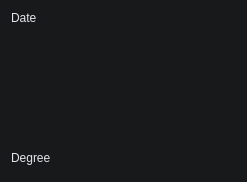
<?xml version="1.0" encoding="UTF-8"?>
<ui version="4.0">
 <class>WeatherItem</class>
 <widget class="QWidget" name="WeatherItem">
  <property name="geometry">
   <rect>
    <x>0</x>
    <y>0</y>
    <width>247</width>
    <height>182</height>
   </rect>
  </property>
  <property name="windowTitle">
   <string>Form</string>
  </property>
  <property name="styleSheet">
   <string notr="true">background-color: rgb(24, 25, 26);</string>
  </property>
  <layout class="QVBoxLayout" name="verLayout" stretch="1">
   <item>
    <layout class="QVBoxLayout" name="day_vlayout" stretch="0,4,1">
     <item>
      <widget class="QLabel" name="day_date">
       <property name="styleSheet">
        <string notr="true">color: rgb(228, 230, 235);</string>
       </property>
       <property name="text">
        <string>Date</string>
       </property>
      </widget>
     </item>
     <item>
      <widget class="QLabel" name="day_image">
       <property name="text">
        <string/>
       </property>
      </widget>
     </item>
     <item>
      <widget class="QLabel" name="day_degree">
       <property name="styleSheet">
        <string notr="true">color: rgb(228, 230, 235);</string>
       </property>
       <property name="text">
        <string>Degree</string>
       </property>
      </widget>
     </item>
    </layout>
   </item>
  </layout>
 </widget>
 <resources/>
 <connections/>
</ui>
